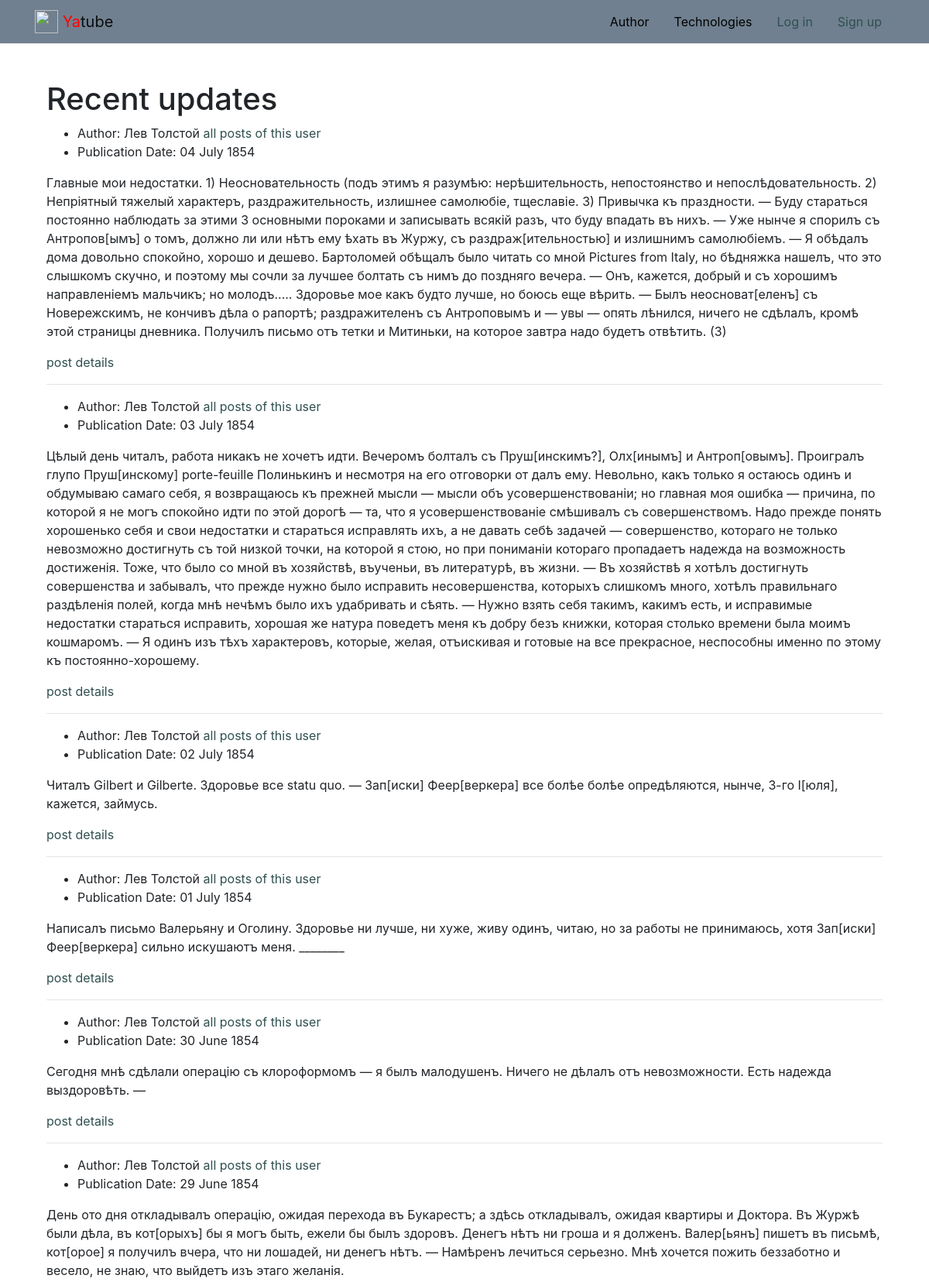
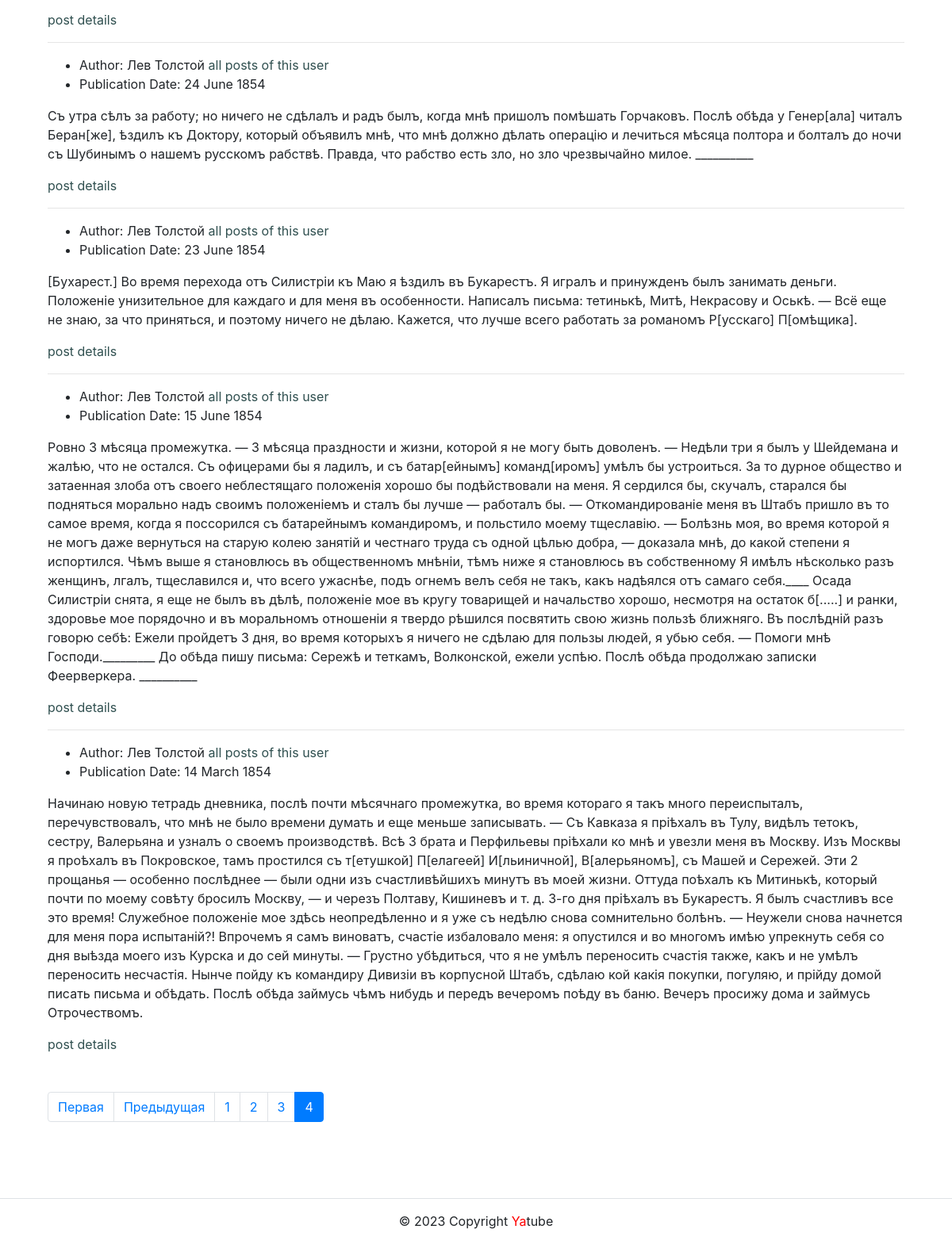
/?page=4, run on the app's committed database (2 pictures, top to bottom).
### posts/models.py (models this page shows, shortened)
class Post(models.Model):
    text = models.TextField(
        'Текст поста',
        help_text='Введите текст поста'
    )
    pub_date = models.DateTimeField(
        'Дата публикации',
        auto_now_add=True)
    author = models.ForeignKey(
        User,
        on_delete=models.CASCADE,
        related_name='posts',
        verbose_name='Автор'
    )
    group = models.ForeignKey(
        Group,
        on_delete=models.SET_NULL,
        related_name='posts',
        blank=True,
        null=True,
        verbose_name='Группа',
        help_text='Группа, к которой будет относиться пост'
    )
    image = models.ImageField(
        'Картинка',
        upload_to='posts/',
        blank=True
    )
    class Meta:
        ordering = ['-pub_date']

### posts/views.py (the view)
# urls.py: path('', views.index, name='index'),
def index(request):
    post_list = Post.objects.all()
    page_obj = get_page_object(request, post_list, POSTS_PER_PAGE)
    context = {
        'page_obj': page_obj
    }
    template = 'posts/index.html'
    return render(request, template, context)

### core/context_processors/year.py (called while the page is built)
def year(request):
    today = datetime.datetime.now()
    year = today.year
    return {
        'year': year
    }

### posts/views.py (called while the page is built)
def get_page_object(request, post_list, posts_per_page):
    paginator = Paginator(post_list, POSTS_PER_PAGE)
    page_number = request.GET.get('page')
    page_obj = paginator.get_page(page_number)
    return page_obj

### templates/posts/index.html (shortened to what this page needs)
{% extends 'base.html' %}
{% load thumbnail %}
{% load cache %}
{% block content %}
<div class="container py-5">
  <h1>Recent updates</h1>
{% cache 20 index_page with page_obj %}
{% for post in page_obj %}
<article>
  <ul>
    <li>
      Author: {{post.author.get_full_name}}
      <a href="{% url 'posts:profile' post.author.username %}">all posts of this user</a>
    </li>
    <li>
      Publication Date: {{post.pub_date|date:"d E Y"}}
    </li>
  </ul>
  <p>
    {{post.text}}
  </p>
</article>
<a href="{% url 'posts:post_detail' post.id %}">
  post details
</a>
{% if not forloop.last %}<hr>{% endif %}
{% endfor %}
{% endcache %}
{% include 'posts/includes/paginator.html' %}
</div>
{% endblock %}

### templates/base.html (style rules this page uses)
a { color: #2F4F4F; background-color: transparent; text-decoration: none; }

### data on the page
Post: author.get_full_name "Лев Толстой", pub_date "04 July 1854", text "Главные мои недостатки. 1) Неосновательность (подъ этимъ я разумѣю: нерѣшительность, непостоянство и непослѣдовательность. 2) Непріятный тяжелый характеръ, раздражительность, излишнее самолюбіе, тщеславіе. 3) Привычка къ праздности. — Буду стараться постоянно наблюдать за этими 3 основными пороками и записывать всякій разъ, что буду впадать въ нихъ. — Уже нынче я спорилъ съ Антропов[ымъ] о томъ, должно ли или нѣтъ ему ѣхать въ Журжу, съ раздраж[ительностью] и излишнимъ самолюбіемъ. — Я обѣдалъ дома довольно спокойно, хорошо и дешево. Бартоломей обѣщалъ было читать со мной Pictures from Italy, но бѣдняжка нашелъ, что это слышкомъ скучно, и поэтому мы сочли за лучшее болтать съ нимъ до…"
Post: author.get_full_name "Лев Толстой", pub_date "03 July 1854", text "Цѣлый день читалъ, работа никакъ не хочетъ идти. Вечеромъ болталъ съ Пруш[инскимъ?], Олх[инымъ] и Антроп[овымъ]. Проигралъ глупо Пруш[инскому] porte-feuille Полинькинъ и несмотря на его отговорки от далъ ему. Невольно, какъ только я остаюсь одинъ и обдумываю самаго себя, я возвращаюсь къ прежней мысли — мысли объ усовершенствованіи; но главная моя ошибка — причина, по которой я не могъ спокойно идти по этой дорогѣ — та, что я усовершенствованіе смѣшивалъ съ совершенствомъ. Надо прежде понять хорошенько себя и свои недостатки и стараться исправлять ихъ, а не давать себѣ задачей — совершенство, котораго не только невозможно достигнуть съ той низкой точки, на которой я стою, но при пониманіи…"
Post: author.get_full_name "Лев Толстой", pub_date "02 July 1854", text "Читалъ Gilbert и Gilberte. Здоровье все statu quo. — Зап[иски] Феер[веркера] все болѣе болѣе опредѣляются, нынче, 3-го І[юля], кажется, займусь."
Post: author.get_full_name "Лев Толстой", pub_date "01 July 1854", text "Написалъ письмо Валерьяну и Оголину. Здоровье ни лучше, ни хуже, живу одинъ, читаю, но за работы не принимаюсь, хотя Зап[иски] Феер[веркера] сильно искушаютъ меня. ________"
Post: author.get_full_name "Лев Толстой", pub_date "30 June 1854", text "Сегодня мнѣ сдѣлали операцію съ клороформомъ — я былъ малодушенъ. Ничего не дѣлалъ отъ невозможности. Есть надежда выздоровѣть. —"
Post: author.get_full_name "Лев Толстой", pub_date "29 June 1854", text "День ото дня откладывалъ операцію, ожидая перехода въ Букарестъ; a здѣсь откладывалъ, ожидая квартиры и Доктора. Въ Журжѣ были дѣла, въ кот[орыхъ] бы я могъ быть, ежели бы былъ здоровъ. Денегъ нѣтъ ни гроша и я долженъ. Валер[ьянъ] пишетъ въ письмѣ, кот[орое] я получилъ вчера, что ни лошадей, ни денегъ нѣтъ. — Намѣренъ лечиться серьезно. Мнѣ хочется пожить беззаботно и весело, не знаю, что выйдетъ изъ этаго желанія."
Post: author.get_full_name "Лев Толстой", pub_date "24 June 1854", text "Съ утра сѣлъ за работу; но ничего не сдѣлалъ и радъ былъ, когда мнѣ пришолъ помѣшать Горчаковъ. Послѣ обѣда у Генер[ала] читалъ Беран[же], ѣздилъ къ Доктору, который объявилъ мнѣ, что мнѣ должно дѣлать операцію и лечиться мѣсяца полтора и болталъ до ночи съ Шубинымъ о нашемъ русскомъ рабствѣ. Правда, что рабство есть зло, но зло чрезвычайно милое. __________"
Post: author.get_full_name "Лев Толстой", pub_date "23 June 1854", text "[Бухарест.] Во время перехода отъ Силистріи къ Маю я ѣздилъ въ Букарестъ. Я игралъ и принужденъ былъ занимать деньги. Положеніе унизительное для каждаго и для меня въ особенности. Написалъ письма: тетинькѣ, Митѣ, Некрасову и Оськѣ. — Всё еще не знаю, за что приняться, и поэтому ничего не дѣлаю. Кажется, что лучше всего работать за романомъ Р[усскаго] П[омѣщика]."
Post: author.get_full_name "Лев Толстой", pub_date "15 June 1854", text "Ровно 3 мѣсяца промежутка. — 3 мѣсяца праздности и жизни, которой я не могу быть доволенъ. — Недѣли три я былъ у Шейдемана и жалѣю, что не остался. Съ офицерами бы я ладилъ, и съ батар[ейнымъ] команд[иромъ] умѣлъ бы устроиться. За то дурное общество и затаенная злоба отъ своего неблестящаго положенія хорошо бы подѣйствовали на меня. Я сердился бы, скучалъ, старался бы подняться морально надъ своимъ положеніемъ и сталъ бы лучше — работалъ бы. — Откомандированіе меня въ Штабъ пришло въ то самое время, когда я поссорился съ батарейнымъ командиромъ, и польстило моему тщеславію. — Болѣзнь моя, во время которой я не могъ даже вернуться на старую колею занятій и честнаго труда съ одной цѣлью…"
Post: author.get_full_name "Лев Толстой", pub_date "14 March 1854", text "Начинаю новую тетрадь дневника, послѣ почти мѣсячнаго промежутка, во время котораго я такъ много переиспыталъ, перечувствовалъ, что мнѣ не было времени думать и еще меньше записывать. — Съ Кавказа я пріѣхалъ въ Тулу, видѣлъ тетокъ, сестру, Валерьяна и узналъ о своемъ производствѣ. Всѣ 3 брата и Перфильевы пріѣхали ко мнѣ и увезли меня въ Москву. Изъ Москвы я проѣхалъ въ Покровское, тамъ простился съ т[етушкой] П[елагеей] И[льиничной], В[алерьяномъ], съ Машей и Сережей. Эти 2 прощанья — особенно послѣднее — были одни изъ счастливѣйшихъ минутъ въ моей жизни. Оттуда поѣхалъ къ Митинькѣ, который почти по моему совѣту бросилъ Москву, — и черезъ Полтаву, Кишиневъ и т. д. 3-го дня пріѣхалъ въ…"

### other printed values
{{ i }} "1" "2" "3"
{{ i }} "4"
